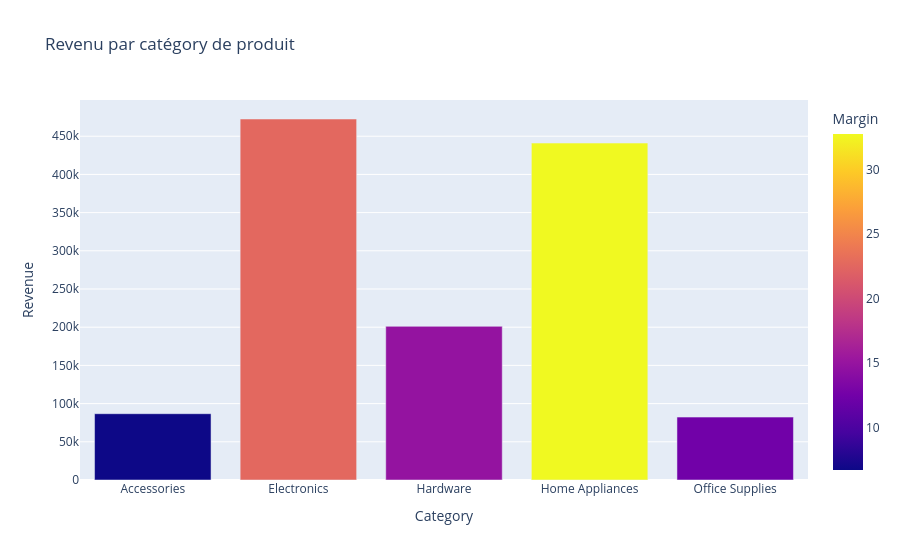

Notebook source saved alongside this figure:
### Code cell
#-- Les catégories de produits en fonction des revenues de la marge moyenne réalisée
category_trend = all_data.groupby('Category').agg({'Revenue': 'sum', 'Margin': 'mean'}).reset_index()

# Graphique
fig = px.bar(category_trend , x = 'Category', y = 'Revenue', title = 'Revenu par catégory de produit', color = 'Margin')
fig.show()

print("# Les produits electronique et home Appliabces sont ceux qui génèrent le plus de revenues donc de marge")

### Figure 1 — Plotly figure (JSON) as saved in the notebook; plotly's stock layout.template omitted (floating-point values rounded to 4 significant figures)
{"data": [{"alignmentgroup": "True", "hovertemplate": "Category=%{x}<br>Revenue=%{y}<br>Margin=%{marker.color}<extra></extra>", "legendgroup": "", "marker": {"color": [6.688, 22.67, 14.83, 32.79, 12.43], "coloraxis": "coloraxis", "pattern": {"shape": ""}}, "name": "", "offsetgroup": "", "orientation": "v", "showlegend": false, "textposition": "auto", "type": "bar", "x": ["Accessories", "Electronics", "Hardware", "Home Appliances", "Office Supplies"], "xaxis": "x", "y": [86772, 472500.0, 201148, 441020, 82330.0], "yaxis": "y"}], "layout": {"autosize": true, "barmode": "relative", "coloraxis": {"colorbar": {"title": {"text": "Margin"}}, "colorscale": [[0, "#0d0887"], [0.1111, "#46039f"], [0.2222, "#7201a8"], [0.3333, "#9c179e"], [0.4444, "#bd3786"], [0.5556, "#d8576b"], [0.6667, "#ed7953"], [0.7778, "#fb9f3a"], [0.8889, "#fdca26"], [1, "#f0f921"]]}, "legend": {"tracegroupgap": 0}, "title": {"text": "Revenu par catégory de produit"}, "xaxis": {"anchor": "y", "autorange": true, "domain": [0, 1], "range": [-0.5, 4.5], "title": {"text": "Category"}, "type": "category"}, "yaxis": {"anchor": "x", "autorange": true, "domain": [0, 1], "range": [0, 497400.0], "title": {"text": "Revenue"}, "type": "linear"}}}
